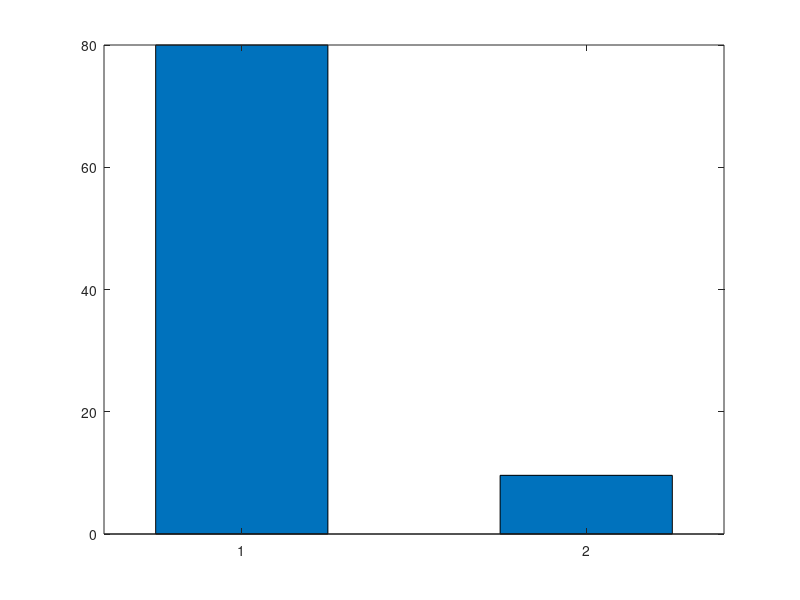

MATLAB code to generate this figure: (Note: this script raises an error after producing the figure.)
% Data rate comparison for paper (required bandwidth per SDR vs. USB 2.0 limits)
clear; clc; close all;

%% 1. Parameters
categories = {'Conventional', 'Proposed'};
data_rate_per_SDR = [80, 80 * (1 - 0.88)]; % 80 MB/s vs 9.6 MB/s (88% reduction at 10% duty cycle)

%% 2. Create figure
figure('Color', 'w', 'Position', [100, 100, 600, 500]);
b = bar(1:2, data_rate_per_SDR, 0.5);

% Individual bar colors
b.FaceColor = 'flat';
b.CData(1,:) = [0.2 0.4 0.7]; % blue (Conventional)
b.CData(2,:) = [0.8 0.3 0.3]; % red  (Proposed)

%% 3. Axes and labels
set(gca, 'XTick', 1:2, 'XTickLabel', categories);
ylabel('Required Data Rate per SDR (MB/s)', 'FontName', 'Times New Roman');

% Y-axis range
ylim([0 100]);
grid on;

%% 4. USB 2.0 bottleneck limit lines
limit_val = 40;
yline(limit_val, 'k-.', 'USB 2.0 Practical Limit (~40 MB/s)', ...
    'LineWidth', 1, 'LabelHorizontalAlignment', 'left', ...
    'LabelVerticalAlignment', 'bottom', 'FontSize', 12,  'FontName', 'Times New Roman');

limit_theo = 60;
yline(limit_theo, 'k:', 'USB 2.0 Theoretical Limit (60 MB/s)', ...
    'LineWidth', 1, 'LabelHorizontalAlignment', 'left', ...
    'LabelVerticalAlignment', 'bottom', 'FontSize', 12, 'FontName', 'Times New Roman');

%% 5. Text annotations
% Conventional: overflow warning above bar
text(1, data_rate_per_SDR(1) + 5, 'Overflow (Data Loss)', ...
    'HorizontalAlignment', 'center', 'FontSize', 11, 'Color', 'r', 'FontName', 'Times New Roman');

% Proposed: numerical value above bar
text(2, data_rate_per_SDR(2) + 3, sprintf('%.1f MB/s', data_rate_per_SDR(2)), ...
    'HorizontalAlignment', 'center', 'FontSize', 11, 'Color', 'k', 'FontName', 'Times New Roman');

%% 6. Final formatting
set(gca, 'XTick', 1:2, 'XTickLabel', categories, 'FontSize', 12, 'FontName', 'Times New Roman');
xlabel('Processing Method', 'FontSize', 12, 'FontName', 'Times New Roman');
box on;
hold off;
